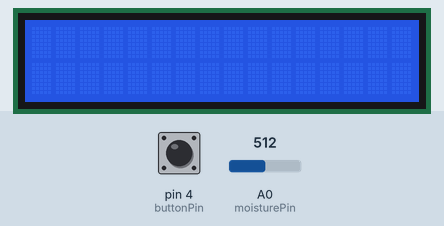
Recording of a sketch running on a simulated Arduino Uno, built with avr-gcc and run on an emulated ATmega328P. Shown: 16×2 character LCD. The test bench sets the inputs (shaded band); at power-on: A0 (moisturePin) = 512, pin 4 (buttonPin) LOW. EEPROM starts erased; what the sketch prints to the serial monitor is not drawn.

Above: at 1.2 s.
1.3 s: A0 (moisturePin) set to 716
At 2.8 s:
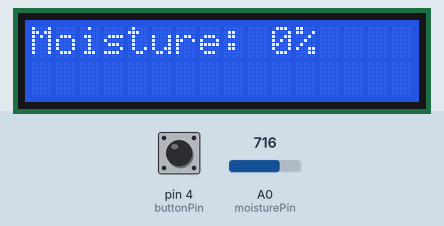
3.6 s: pin 4 (buttonPin) pulled HIGH for 0.15 s
5.2 s: A0 (moisturePin) set to 306
At 6.3 s:
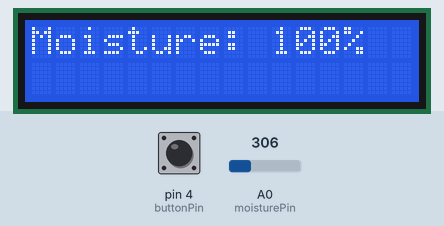
Timing chart, 0 to 8.2 s (numbered marks = the images above; inputs shaded):
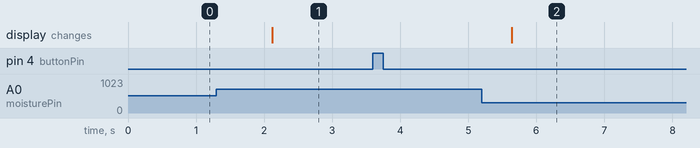

Measured:
- after the input at 1.3 s, the display: changes after 0.82 s (image 1)
- after the input at 3.6 s, every drawn part: stays the same
- after the input at 5.2 s, the display: changes after 0.44 s (image 2)

The sketch:

SoilMoistureSensor1602LCD.ino
```cpp
#include <Wire.h>
#include <LiquidCrystal_I2C.h>
#include <EEPROM.h>

LiquidCrystal_I2C lcd(0x27, 16, 2); // set the LCD address to 0x27 for a 16 chars and 2 line display

long second = 1000;
long minute = second * 60;
long hour = minute * 60;

long lastReadingTime = 0;
long readingInterval = hour;

#define moisturePin 0
#define sensorPowerPin 2
#define ledPin 13
#define buttonPin 4

int moistureLevel = 0;

// Start these values in the middle, they'll be calibrated on the fly
int lowestReading = 500;
int highestReading = 600;

int lowestReadingAddress = 0;
int highestReadingAddress = 1;

long lastDebounceTime = 0;
long debounceDelay = 50;

void setup()
{
  Serial.begin(9600);

  pinMode(2, OUTPUT);

  lcd.init();

  lcd.backlight();

  lowestReading = getLowestReading();
  highestReading = getHighestReading();

  Serial.println("Starting soil moisture sensor");

  Serial.print("Lowest reading: ");
  Serial.println(lowestReading);
  Serial.print("Highest reading: ");
  Serial.println(highestReading);

}

void loop()
{
  checkButton();

  takeReading();

  delay(10);
}

void checkButton()
{
  int reading = digitalRead(buttonPin);

  if ((millis() - lastDebounceTime) > debounceDelay) {
    if (reading == HIGH) {

      lastDebounceTime = millis();

      Serial.println("Button pressed");

      digitalWrite(ledPin, HIGH);

      // Reset the last reading time to force another reading
      lastReadingTime = 0;
      takeReading();

      digitalWrite(ledPin, LOW);
    }
  }
}

void takeReading()
{
  if (lastReadingTime + readingInterval < millis()
    || lastReadingTime == 0)
  {
    Serial.println("Taking reading");

    lastReadingTime = millis();

    sensorOn();

    delay(2000);

    int readingSum  = 0;
    int totalReadings = 10;

    for (int i = 0; i < totalReadings; i++)
    {
      int reading = analogRead(moisturePin);

      readingSum += reading;
    }

    int averageReading = readingSum / totalReadings;

    Serial.print("Average raw reading: ");
    Serial.println(averageReading);

    if (averageReading > highestReading)
    {
      highestReading = averageReading;
      setHighestReading(highestReading);
    }

    if (averageReading < lowestReading)
    {
      lowestReading = averageReading;
      setLowestReading(lowestReading);
    }

    moistureLevel = map(averageReading, highestReading, lowestReading, 0, 100);

    Serial.print("Moisture level: ");
    Serial.print(moistureLevel);
    Serial.println("%");

    sensorOff();

    displayReading();
  }
  else
  {
    outputTimeRemaining();
  }
}

void outputTimeRemaining()
{
  long timeSinceLastReading = millis();
  if (lastReadingTime > 0)
    timeSinceLastReading = millis() - lastReadingTime;
  long millisecondsRemaining = readingInterval - timeSinceLastReading;
  int secondsRemaining = millisecondsRemaining / 1000;

  Serial.println(secondsRemaining);
}

void displayReading()
{
  lcd.clear();
  lcd.setCursor(0, 0);
  lcd.print("Moisture: ");
  lcd.print(moistureLevel);
  lcd.print("%");
}

void sensorOn()
{
  //Serial.println("Turning sensor on");

  digitalWrite(sensorPowerPin, HIGH);
}

void sensorOff()
{
  //Serial.println("Turning sensor off");

  digitalWrite(sensorPowerPin, LOW);
}

void setLowestReading(int reading)
{
  Serial.print("Setting lowest reading: ");
  Serial.println(reading);

  EEPROM.write(lowestReadingAddress, reading/4); // Must divide by 4 to make it fit in eeprom
}

void setHighestReading(int reading)
{
  Serial.print("Setting highest reading: ");
  Serial.println(reading);

  EEPROM.write(highestReadingAddress, reading/4); // Must divide by 4 to make it fit in eeprom
}

int getLowestReading()
{
  int value = EEPROM.read(lowestReadingAddress);

  if (value == 255)
    return lowestReading;
  else
    return value*4; // Must multiply by 4 to get the original value
}

int getHighestReading()
{
  int value = EEPROM.read(highestReadingAddress);

  if (value == 255)
    return highestReading;
  else
    return value*4; // Must multiply by 4 to get the original value
}
```
